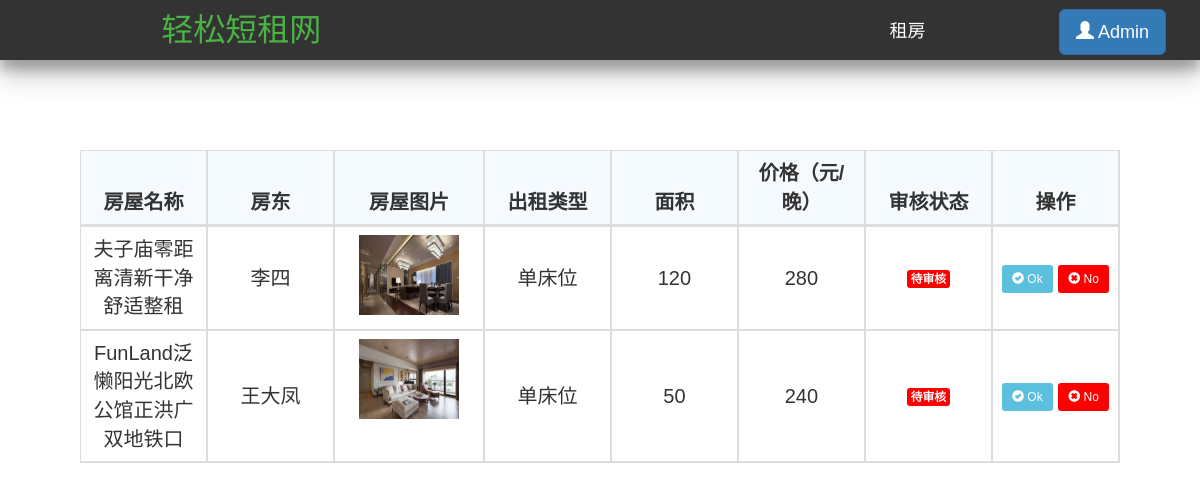
The app's page /adminprofile/, older data.
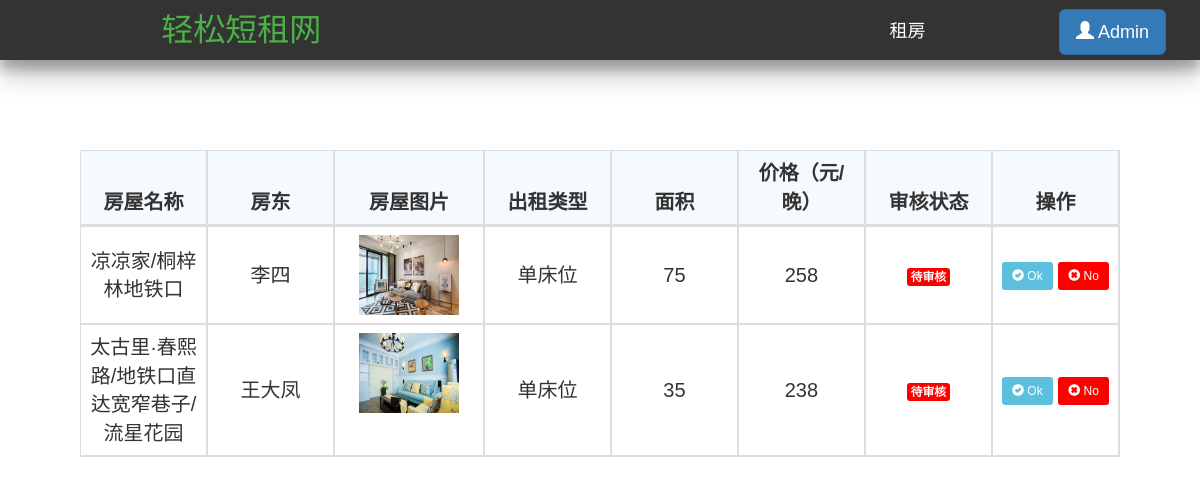
The same page, newer data.
### Renting/models.py (models this page shows, shortened)
class House(db.Model):
    id = db.Column(db.Integer, primary_key=True, autoincrement=True)  # ID 房屋唯一的标识
    house_name = db.Column(db.String(25))  # 房屋名  唯一   最大25个字符
    house_type = db.Column(db.Integer)  # 房屋类型，0表示整租，1表示单间 ，2表示床位
    area = db.Column(db.Integer)  # 房屋面积
    people = db.Column(db.Integer)  # 可住人数
    bedroom = db.Column(db.Integer)  # 卧房数
    toilet = db.Column(db.Integer)  # 卫生间数
    kitchen = db.Column(db.Integer)  # 是否有厨房
    bed = db.Column(db.Integer)  # 床位数
    bed_type = db.Column(db.Integer)  # 床型 0表示单人床  1表示双人床
    price = db.Column(db.Integer)  # 租一天的价格
    description = db.Column(db.String(200))  # 房屋描述
    facility = db.Column(db.String(10))  # 房屋设施，0表示无，1表示有
    province = db.Column(db.String(10))  # 省
    city = db.Column(db.String(10))  # 市
    district = db.Column(db.String(10))  # 地区
    address = db.Column(db.String(100))  # 具体地址
    username = db.Column(db.String(10), db.ForeignKey('user.username'))  # 房屋主人的名字，外键
    status = db.Column(db.Integer)  # 房屋状态，0表示未审核，1表示通过,2表示未通过
    url_one = db.Column(db.String(100))  # 房屋图片
    url_two = db.Column(db.String(100))  # 房屋图片
    url_three = db.Column(db.String(100))  # 房屋图片
    url_four = db.Column(db.String(100))  # 房屋图片
    url_five = db.Column(db.String(100))  # 房屋图片

### Renting/views.py (the view)
@app.route('/adminprofile/')
def adminprofile():
    msg = ''
    for m in get_flashed_messages(with_categories=False, category_filter=['message']):
        msg += m
    house_list = House.query.filter_by(status=0).all()
    return render_template('admin.html', house=house_list, msg=msg)

### Renting/templates/admin.html (shortened to what this page needs)
<!DOCTYPE HTML>
<html>
<head>
	<link type="text/css" rel='stylesheet' href="https://cdn.bootcss.com/bootstrap/3.3.7/css/bootstrap.min.css" >
	<link type="text/css" rel="stylesheet" href="/static/css/check.css">
	<link type="text/css" rel="stylesheet" href="/static/css/layer.css">
	<link type="text/css" rel="stylesheet" href="/static/css/navigation.css">
</head>
	<body>
		<header class="header-navigation" id="header">
		<nav>
			<div class="row">
				<div class="col-md-3">
					<a href="/index/"><font color="#4ab344" style="color: rgb(74, 179, 68);" size="6">轻松短租网</font></a>
				</div>
				<div class="col-md-2 title">
					<a href="/mainpage/" target="_blank"><font color="#FFFFFF" style="color: rgb(255, 255, 255);" size="4">租房</font></a>
				</div>
				<div class="col-md-2 title">
						<button type="button" class="btn btn-primary btn-lg">
						  <span class="glyphicon glyphicon-user"></span> Admin
						</button>
				</div>
			</div>
		</nav>
		</header>
		<div class="page-container" style="margin-top: 150px; margin-left: 80px; margin-right: 80px;">
			<div class="mt-20">
				<table class="table table-border table-bordered table-bg table-hover table-sort">
					<thead>
						<tr class="text-c">
							<th width="100">房屋名称</th>
							<th width="100">房东</th>
							<th width="100">房屋图片</th>
							<th width="100">出租类型</th>
							<th width="100">面积</th>
							<th width="100">价格（元/晚）</th>
							<th width="100">审核状态</th>
							<th width="100">操作</th>
						</tr>
					</thead>
					<tbody>
						{% for item in house %}
						<tr class="text-c">
							<td style="vertical-align: middle;">{{ item.house_name }}</td>
							<td style="vertical-align: middle;">{{ item.username }}</td>
							<td> <img src="{{ item.url_one }}" alt="house1" style="width:100px;height: 80px;"> </td>
							{% if house.house_type == 0 %}
							<td style="vertical-align: middle;"> 整租 </td>
							{% elif house.house_type == 1 %}
							<td style="vertical-align: middle;"> 单间 </td>
							{% else %}
							<td style="vertical-align: middle;"> 单床位 </td>
							{% endif %}
							<td class="text-c" style="vertical-align: middle;">{{ item.area }}</td>
							<td style="vertical-align: middle;">{{ item.price }}</td>
							<td style="vertical-align: middle;" class="td-status"><span class="label label-sucess radius"
																						style="background-color: red;">待审核</span></td>
							<form id="check">
								<td style="vertical-align: middle;" class="td-manage">
									<a href="/check/{{item.id}}" onclick="picture_stop(this, '100001')"
									   class="btn btn-info btn-sm" style="border: none;">
									  <span class="glyphicon glyphicon-ok-sign"></span> Ok
									</a>
									<a href="/check/{{item.id}}" onclick="picture_stop(this, '100001')"
									   class="btn btn-info btn-sm" style="background-color: #ff0000; border: none;">
									  <span class="glyphicon glyphicon-remove-sign"></span> No
									</a>
								</td>
							</form>
							{% endfor %}
						</tr>
					</tbody>
				</table>
			</div>
		</div>
	</body>
</html>

### Renting/static/css/check.css (style rules this page uses)
body { font-size: 20px; line-height: 1.6; font-family: Verdana, Arial, Helvetica, sans-serif; background-color:#fff; color: #333; -webkit-font-smoothing: antialiased; height: 500px; }
span { margin: 0; padding: 0; }
.mt-20 { margin-top: 20px; height: 230px; }
.table-bordered { border: 1px solid #ddd; border-collapse: separate; border-left: 0; }
.table-border { border-top: 1px solid #ddd; }
table { width: 100%; empty-cells: show; background-color: transparent; border-collapse: collapse; border-spacing: 0; display: table; }
thead { display: table-header-group; vertical-align: middle; border-color: inherit; }
.text-c { text-align: center; }
tr { display: table-row; vertical-align: inherit; border-color: inherit; }
.table .text-c th, .table .text-c td { text-align: center; }
.table-bg thead th { background-color: #f5fafe; }
.table-bordered th, .table-bordered td { border-left: 1px solid #ddd; }
.table-border th, .table-border td { border-bottom: 1px solid #ddd; }
.table th, .table td { padding: 8px; line-height: 20px; word-break: break-all; }
.table th { font-weight: bold; }
.label.radius { border-radius: 3px; }
.label, .badge { display: inline-block; padding: 2px 4px; font-size: 11.844px; font-weight: bold; line-height: 14px; color: #fff; white-space: nowrap; vertical-align: middle; background-color: #999; overflow: hidden; }
td { vertical-align: middle; }

### Renting/static/css/navigation.css (style rules this page uses)
.header-navigation { position: fixed; top: 0; width: 100%; height: 60px; line-height: 60px; background-color: #333; text-align: center; box-shadow: 0 14px 28px rgba(0,0,0,0.25), 0 10px 10px rgba(0,0,0,0.22); z-index: 10 }

Row changes from the older to the newer data that the page shows:
no longer on this page (row edited): House: house_name "夫子庙零距离清新干净舒适整租", username "李四", url_one (picture), area "120", price "280"
no longer on this page (row edited): House: house_name "FunLand泛懒阳光北欧公馆正洪广双地铁口", username "王大凤", url_one (picture), area "50", price "240"
added House: house_name "凉凉家/桐梓林地铁口", username "李四", url_one (picture), area "75", price "258"
added House: house_name "太古里·春熙路/地铁口直达宽窄巷子/流星花园", username "王大凤", url_one (picture), area "35", price "238"
